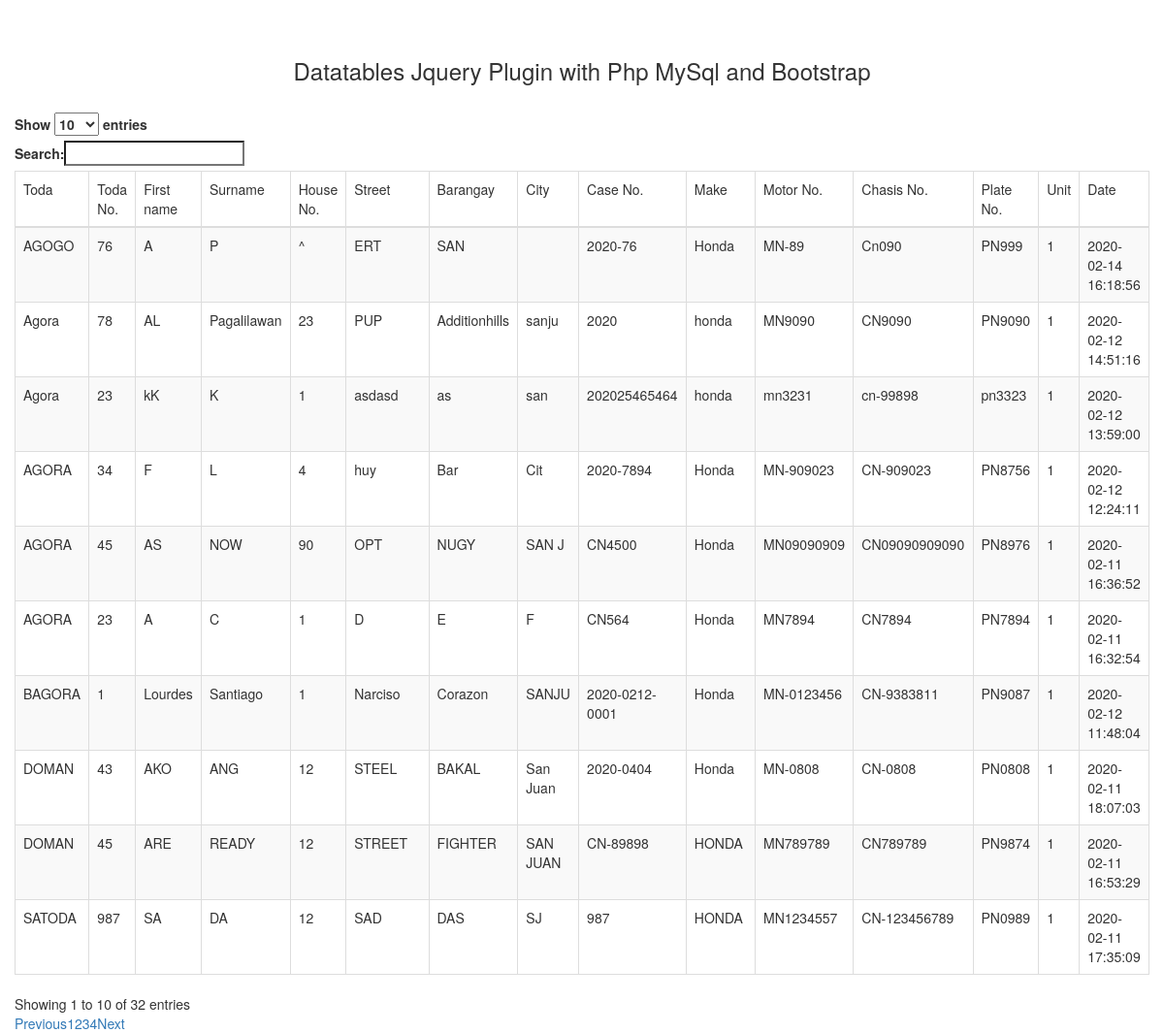
Screenshot of /atty/test.php with the database file from the repository.
### tables this page shows
CREATE TABLE `tricycle_operator` (
  `id_no` int(11) NOT NULL,
  `first_name` varchar(25) NOT NULL,
  `middle_name` varchar(25) NOT NULL,
  `last_name` varchar(25) NOT NULL,
  `house_no` varchar(25) NOT NULL,
  `street` varchar(25) NOT NULL,
  `barangay` varchar(25) NOT NULL,
  `city` varchar(25) NOT NULL,
  `case_no` varchar(25) NOT NULL,
  `toda` varchar(25) NOT NULL,
  `toda_no` smallint(6) NOT NULL,
  `make` varchar(25) NOT NULL,
  `motor_no` varchar(25) NOT NULL,
  `chasis_no` varchar(25) NOT NULL,
  `plate_no` varchar(25) NOT NULL,
  `date` varchar(25) NOT NULL,
  `unit` smallint(6) NOT NULL,
  `status` int(6) NOT NULL,
  `seen_status` int(11) NOT NULL
);

### atty/test.php (the view, shortened to what this page needs)
<?php
 $connect = mysqli_connect("localhost", "root", "", "trb_db_master");
 $query ="SELECT * FROM tricycle_operator ORDER BY id_no DESC";
 $result = mysqli_query($connect, $query);
 ?>
 <!DOCTYPE html>
 <html>
      <head>
           <link rel="stylesheet" href="https://maxcdn.bootstrapcdn.com/bootstrap/3.3.6/css/bootstrap.min.css" />
           <link rel="stylesheet" href="https://cdn.datatables.net/1.10.12/css/dataTables.bootstrap.min.css" />
      </head>
      <body>
           <br /><br />
           <div class="container" style="width: 100%">
                <h3 align="center">Datatables Jquery Plugin with Php MySql and Bootstrap</h3>
                <br />
                <div class="table-responsive">
                     <table id="operator_data" class="table table-striped table-bordered">
                          <thead>
                               <tr>
                                    <td>Toda</td>
                                    <td>Toda No.</td>
                                    <td>First name</td>
                                    <td>Surname</td>
                                    <td>House No.</td>
                                    <td>Street</td>
                                    <td>Barangay</td>
                                    <td>City</td>
                                    <td>Case No.</td>
                                    <td>Make</td>
                                    <td>Motor No.</td>
                                    <td>Chasis No.</td>
                                    <td>Plate No.</td>
                                    <td>Unit</td>
                                    <td>Date</td>
                               </tr>
                          </thead>
                          <?php
                          while($row = mysqli_fetch_array($result))
                          {
                               echo '
                               <tr>
                                    <td>'.$row["toda"].'</td>
                                    <td>'.$row["toda_no"].'</td>
                                    <td>'.$row["first_name"].'</td>
                                    <td>'.$row["last_name"].'</td>
                                    <td>'.$row["house_no"].'</td>
                                    <td>'.$row["street"].'</td>
                                    <td>'.$row["barangay"].'</td>
                                    <td>'.$row["city"].'</td>
                                    <td>'.$row["case_no"].'</td>
                                    <td>'.$row["make"].'</td>
                                    <td>'.$row["motor_no"].'</td>
                                    <td>'.$row["chasis_no"].'</td>
                                    <td>'.$row["plate_no"].'</td>
                                    <td>'.$row["unit"].'</td>
                                    <td>'.$row["date"].'</td>
                               </tr>
                               ';
                          }
                          ?>
                     </table>
                </div>
           </div>
      </body>
 </html>

### rows the page displays
tricycle_operator: toda "AGOGO", toda_no "76", first_name "A", last_name "P", house_no "^", street "ERT", barangay "SAN", case_no "2020-76", make "Honda", motor_no "MN-89", chasis_no "Cn090", plate_no "PN999", unit "1", date "2020-02-14 16:18:56"
tricycle_operator: toda "Agora", toda_no "78", first_name "AL", last_name "Pagalilawan", house_no "23", street "PUP", barangay "Additionhills", city "sanju", case_no "2020", make "honda", motor_no "MN9090", chasis_no "CN9090", plate_no "PN9090", unit "1", date "2020-02-12 14:51:16"
tricycle_operator: toda "Agora", toda_no "23", first_name "kK", last_name "K", house_no "1", street "asdasd", barangay "as", city "san", case_no "202025465464", make "honda", motor_no "mn3231", chasis_no "cn-99898", plate_no "pn3323", unit "1", date "2020-02-12 13:59:00"
tricycle_operator: toda "AGORA", toda_no "34", first_name "F", last_name "L", house_no "4", street "huy", barangay "Bar", city "Cit", case_no "2020-7894", make "Honda", motor_no "MN-909023", chasis_no "CN-909023", plate_no "PN8756", unit "1", date "2020-02-12 12:24:11"
tricycle_operator: toda "BAGORA", toda_no "1", first_name "Lourdes", last_name "Santiago", house_no "1", street "Narciso", barangay "Corazon", city "SANJU", case_no "2020-0212-0001", make "Honda", motor_no "MN-0123456", chasis_no "CN-9383811", plate_no "PN9087", unit "1", date "2020-02-12 11:48:04"
tricycle_operator: toda "DOMAN", toda_no "43", first_name "AKO", last_name "ANG", house_no "12", street "STEEL", barangay "BAKAL", city "San Juan", case_no "2020-0404", make "Honda", motor_no "MN-0808", chasis_no "CN-0808", plate_no "PN0808", unit "1", date "2020-02-11 18:07:03"
tricycle_operator: toda "SATODA", toda_no "987", first_name "SA", last_name "DA", house_no "12", street "SAD", barangay "DAS", city "SJ", case_no "987", make "HONDA", motor_no "MN1234557", chasis_no "CN-123456789", plate_no "PN0989", unit "1", date "2020-02-11 17:35:09"
tricycle_operator: toda "DOMAN", toda_no "45", first_name "ARE", last_name "READY", house_no "12", street "STREET", barangay "FIGHTER", city "SAN JUAN", case_no "CN-89898", make "HONDA", motor_no "MN789789", chasis_no "CN789789", plate_no "PN9874", unit "1", date "2020-02-11 16:53:29"
tricycle_operator: toda "AGORA", toda_no "45", first_name "AS", last_name "NOW", house_no "90", street "OPT", barangay "NUGY", city "SAN J", case_no "CN4500", make "Honda", motor_no "MN09090909", chasis_no "CN09090909090", plate_no "PN8976", unit "1", date "2020-02-11 16:36:52"
tricycle_operator: toda "AGORA", toda_no "23", first_name "A", last_name "C", house_no "1", street "D", barangay "E", city "F", case_no "CN564", make "Honda", motor_no "MN7894", chasis_no "CN7894", plate_no "PN7894", unit "1", date "2020-02-11 16:32:54"
